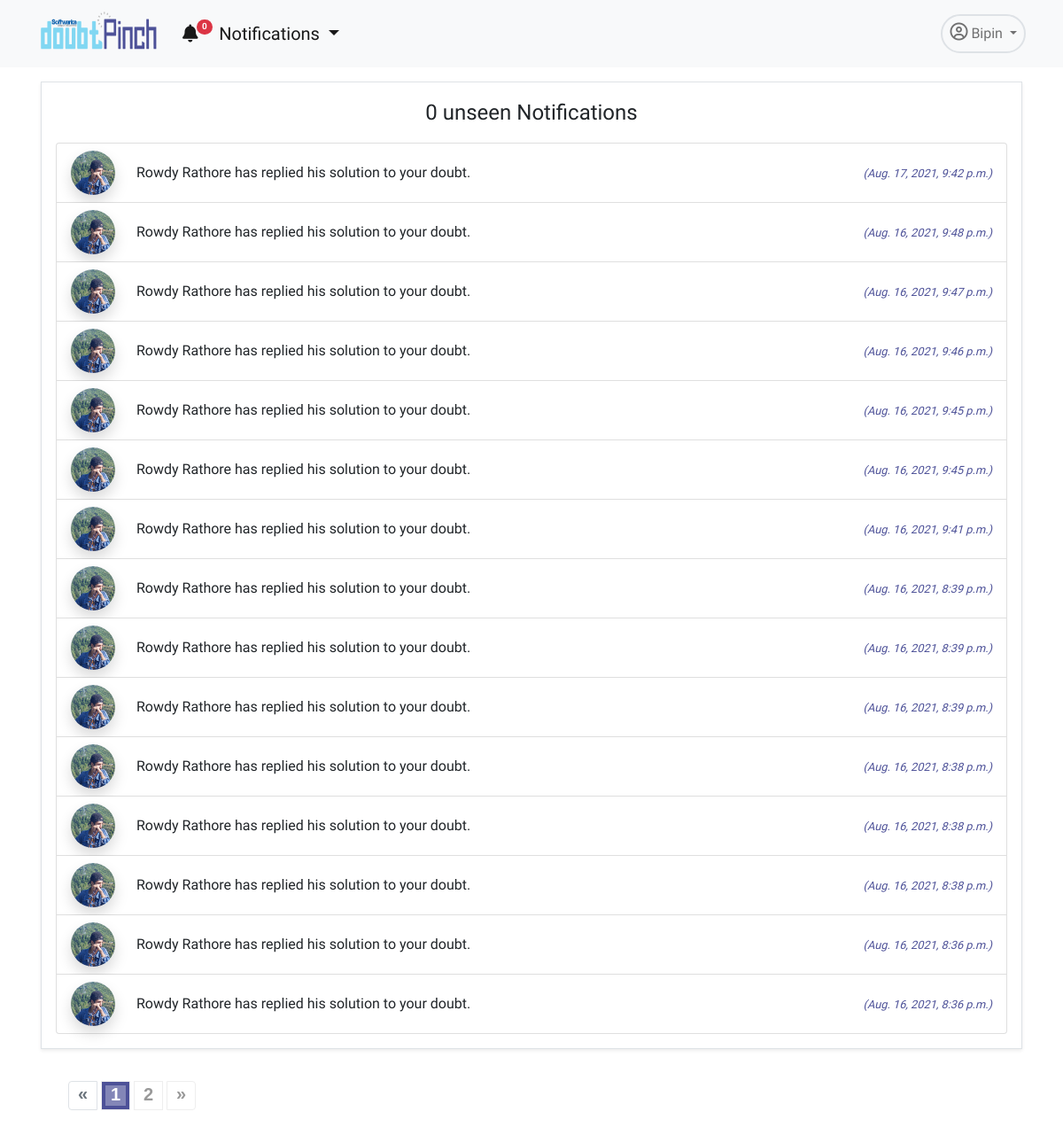
Page /app/notifications/ (signed in) on the earlier database version.
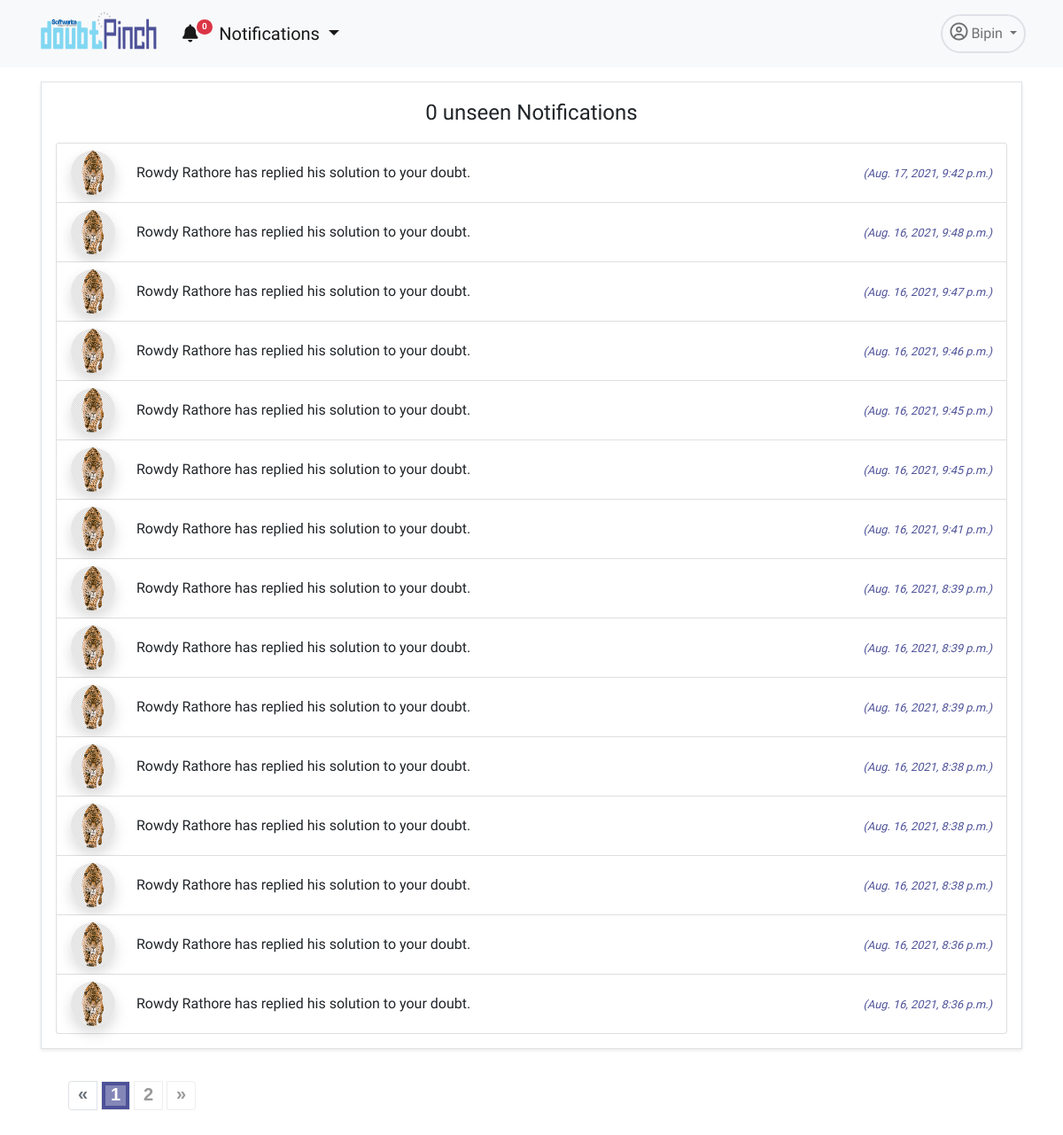
Same page on the later database version.
### accounts/models.py (models this page shows, shortened)
class User(AbstractUser):
    username = models.CharField(max_length=255, null=True, blank=True)
    email = models.EmailField(
        verbose_name='email address',
        max_length=255,
        unique=True,
    )
    profile_pic= models.ImageField(upload_to='admin_pics', null=True, blank=True)
    email_confirmed = models.BooleanField(default=False) #initially this field is false but will se chan
    is_active = models.BooleanField(default=False)
    is_staff = models.BooleanField(default=False) # a admin user; non super-user
    is_admin = models.BooleanField(default=False)
    is_seller = models.BooleanField(default=False)
    is_customer = models.BooleanField(default=False)
    description=models.TextField(null=True)
    USERNAME_FIELD = 'email'
    REQUIRED_FIELDS = [] #emaila nd password are required fields and first name and last name is inherited from the user creation model
    object = UserManager()
    @property
    def ProfilePicUrl(self):
        try:
            url=self.profile_pic.url
        except:
            url=''
        return url

### dpapp/models.py (models this page shows, shortened)
class Notification(models.Model):
    NOTIFICATION_TYPES = ((1,'Doubt'),(2,'Answer'), (3,'Comment'))
    doubt= models.ForeignKey(Doubt, on_delete=models.CASCADE, related_name="noti_doubt",
                             blank=True, null=True)
    answer= models.ForeignKey(Answer, on_delete=models.CASCADE, related_name="noti_answer",
                            blank=True, null=True)
    sender = models.ForeignKey(User, on_delete=models.CASCADE, related_name="noti_from_user")
    user = models.ForeignKey(User, on_delete=models.CASCADE, related_name="noti_to_user")
    notification_type = models.IntegerField(choices=NOTIFICATION_TYPES)
    text_preview = models.CharField(max_length=90, blank=True)
    date = models.DateTimeField(auto_now_add=True)
    is_seen = models.BooleanField(default=False)

### dpapp/views.py (the view)
# urls.py: path('notifications/',NotificationView.as_view(),name='notifications'),
@method_decorator(login_required, name='dispatch')
class NotificationView(TemplateView):
    template_name= 'dpapp/notifications.html'
    def get_context_data(self, **kwargs):
        context = super(NotificationView, self).get_context_data(**kwargs)
        user=self.request.user
        notifications = Notification.objects.filter(user=user).order_by('-id')
        noti_count = Notification.objects.filter(user=user, is_seen=False).count()
        paginator= Paginator(notifications, 15)
        page = self.request.GET.get('page')
        try:
            notifications = paginator.page(page)
        except PageNotAnInteger:
            notifications = paginator.page(1)
        except EmptyPage:
            notifications = paginator.page(paginator.num_pages)
        context.update({'notifications': notifications,'noti_count':noti_count,'page':page})
        return context

### dpapp/blognav.py (called while the page is built)
def navbar(request):
    if not request.user.is_anonymous:
        user=request.user
        notifications = Notification.objects.filter(user=user).order_by('-id')[:5]
        noti_count = Notification.objects.filter(user=user, is_seen=False).count()
        return {'nav_notifications': notifications,'noti_count':noti_count}
    return {'nav_notifications': '0','noti_count':0}

### templates/dpapp/notifications.html (shortened to what this page needs)
{% extends 'dpapp/base.html' %}
{% load static %}
{% block navbar%}
<link rel="stylesheet" href="{% static 'dpapp/css/paginate.css' %}">
<div class="container">
    <div class="row mt-3 ">
        <div class="col border shadow-sm p-3 mx-3 mb-3">
            <p class="fw-light fs-4 text-center position-relative "><span class="noti-count">{{noti_count}}</span> unseen Notifications  </p>
            <div class="mt-1">
                <ul class="list-group bg-light">
                    {% for i in notifications%}
                    <li class="list-group-item d-flex align-items-center ">
                        <div class="me-4">
                            <img alt="40x40" height="50" width="50" class="rounded-circle shadow" src="{{i.sender.ProfilePicUrl}}"
                                data-holder-rendered="true">
                        </div>
                        {% if i.doubt == null %}
                        {% if i.is_seen %}
                        <div class="me-2"><a class="text-decoration-none fw-light text-dark seen-click" data-nid={{i.id}} href="{% url 'dpapp:comment' i.answer.id %}">{{i.sender.first_name}} {{i.sender.last_name}} has commented on the answer you replied.</a> </div>
                        {%else%}
                        <div class="me-2 "><a class="text-decoration-none  seen-click " data-nid={{i.id}} href="{% url 'dpapp:comment' i.answer.id %}">{{i.sender.first_name}} {{i.sender.last_name}} has commented on the answer you replied.</a> </div>
                        {%endif%}
                        {% elif i.answer == null %}
                        {% if i.is_seen %}
                        <div class="me-2"><a class="text-decoration-none fw-light text-dark seen-click" data-nid={{i.id}} href="{% url 'dpapp:detail' i.doubt.id %}">{{i.sender.first_name}} {{i.sender.last_name}} has replied his solution to your doubt. </a> </div>
                        {%else%}
                        <div class="me-2 "><a class="text-decoration-none  seen-click " data-nid={{i.id}} href="{% url 'dpapp:detail' i.doubt.id %}">{{i.sender.first_name}} {{i.sender.last_name}} has replied his solution to your doubt. </a> </div>
                        {%endif%}
                        {% endif %}
                        <div class="ms-auto" >
                            <i class="fw-light text-pinch" style="font-size: 0.8em;">({{i.date}})</i>
                        </div>
                    </li>
                    {% empty %}
                    <h3 class="text-center">No notifications.</h3>
                    {% endfor %}
                </ul>
            </div>
        </div>
    </div>
    {% if notifications.paginator.num_pages > 1 %}
    <div class="demo">
        <nav class="pagination-outer" aria-label="Page navigation">
            <ul class="pagination">
                {% if notifications.has_previous %}
                {% if 'heading_contains' in request.get_full_path %}
                <li class="page-item">
                    <a class="page-link" href="{{ request.get_full_path }}&page={{ notifications.previous_page_number }}" tabindex="-1" aria-label="Previous">
                        <span aria-hidden="true">«</span>
                    </a>
                </li>
                {% else %}
                <li class="page-item">
                    <a  class="page-link" href="?page={{ notifications.previous_page_number }}" tabindex="-1" aria-label="Previous">
                        <span aria-hidden="true">«</span>
                    </a>
                </li>
                {% endif %}
                {% else%}
                <li class="page-item disabled">
                    <a href="#" class="page-link"  tabindex="-1" aria-label="Previous">
                        <span aria-hidden="true">«</span>
                    </a>
                </li>
                {% endif %}
                {% for i in notifications.paginator.page_range %}
                {% if i == notifications.number%}
                <li class="page-item active"><a class="page-link" href="#">{{i}}</a></li>
                {% else %}
                    {% if 'heading_contains' in request.get_full_path %}
                    <li class="page-item"><a class="page-link" href="{{ request.get_full_path }}&page={{ i }}">{{ i }}</a></li>
                    {% else %}
                    <li class="page-item "><a class="page-link"  href="?page={{ i }}">{{ i }}</a></li>
                    {% endif %}
                {% endif %}
                {% endfor %}
                {% if notifications.has_next %}
                {% if 'heading_contains' in request.get_full_path %}
                <li class="page-item">
                    <a class="page-link" aria-label="Next" href="{{ request.get_full_path }}&page={{ notifications.next_page_number }}">
                        <span aria-hidden="true">»</span>
                    </a>
                </li>
                {% else %}
                <li class="page-item">
                    <a class="page-link" aria-label="Next" href="?page={{ notifications.next_page_number }}">
                        <span aria-hidden="true">»</span>
                    </a>
                </li>
                {%endif%}
                {% else %}
                <li class="page-item disabled">
                    <a class="page-link" aria-label="Next" href="#">
                        <span aria-hidden="true">»</span>
                    </a>
                </li>
                {%endif%}
            </ul>
        </nav>
    </div>
    {%endif%}
</div>
{% endblock %}

### templates/dpapp/base.html (shortened to what this page needs)
<!DOCTYPE html>
{% load static %}
{% load humanize %}
<html lang="en">
    <head>
        <link href="https://cdn.jsdelivr.net/npm/bootstrap@5.0.1/dist/css/bootstrap.min.css" rel="stylesheet"
 />
        <link href="{% static 'dpapp/downhover/css/animate.min.css' %}" rel="stylesheet">
        <link href="{% static 'dpapp/downhover/css/bootstrap-dropdownhover.min.css' %}" rel="stylesheet">
    </head>
    <body>
        <nav class="navbar navbar-expand-lg navbar-light bg-light">
            <div class="container">
                <div data-tilt>
                    <a class="navbar-brand" href="{% url 'dpapp:home'%}">
                        <img src="{% static 'accounts/pics/logo.png' %}" alt="" width="140" height="60" />
                    </a>
                </div>
                <div class="collapse navbar-collapse" id="navbarNavDropdown">
                    <ul class="navbar-nav">
                        <li class="nav-item me-2">
                            <div class="dropdown ">
                                <a class="nav-link active fs-5 dropdown-toggle" id="dropdownMenuButton1" data-bs-toggle="dropdown" aria-expanded="false" aria-current="page" href="#"><i
                                    class="fas fa-bell"></i><span class="badge rounded-pill bg-danger noti-count" style="
                    font-size: 10px;
                    position: relative;
                    top: -12px;
                    left: -2px;
                  ">{{noti_count}}</span> Notifications
                            </a>
                              </div>
                        </li>
                    </ul>
                    <ul class="navbar-nav ms-auto">
                        <li class="nav-item dropdown">
                            <a class="
                  nav-link
                  dropdown-toggle
                  border
                  rounded-pill
                  border-2
                  p-2
                " href="#" id="navbarDropdownMenuLink" role="button" data-bs-toggle="dropdown" aria-expanded="false">
                                <i class="far fa-user-circle fs-5"></i> {{user.first_name}}
                            </a>
                        </li>
                    </ul>
                </div>
            </div>
        </nav>
        {% block navbar %} {% endblock %}
    </body>
</html>

### static/dpapp/css/paginate.css (style rules this page uses)
.pagination-outer { text-align: center; }
.pagination { font-family: 'Quicksand', sans-serif; padding: 20px 30px; border-radius: 0; display: inline-flex; position: relative; float: left; }
.pagination li a.page-link { color: #999; background-color: transparent; font-size: 20px; font-weight: 600; line-height: 29px; height: 33px; width: 33px; padding: 0; margin: 0 5px; border-radius: 0; border: 1px solid #eee; transition: all 0.5s ease 0s; }
.pagination li a.page-link:hover, .pagination li a.page-link:focus, .pagination li.active a.page-link:hover, .pagination li.active a.page-link { color: #fff; background: #4d5198; border: 1px solid #eee; outline: 11px solid rgba(255,255,255,0.3); outline-offset: -17px; }
.pagination li:first-child a.page-link, .pagination li:last-child a.page-link { line-height: 27px; }

### templates/dpapp/base.html (style rules this page uses)
body { font-family: 'Carme', sans-serif; }
.text-pinch { color: #4d5198; }
.row { overflow: auto; }

Differences in the rows shown:
changed through a linked row, Notification "Aug. 17, 2021, 9:42 p.m.": sender.ProfilePicUrl: a different picture
changed through a linked row, Notification "Aug. 16, 2021, 9:48 p.m.": sender.ProfilePicUrl: a different picture
changed through a linked row, Notification "Aug. 16, 2021, 9:47 p.m.": sender.ProfilePicUrl: a different picture
changed through a linked row, Notification "Aug. 16, 2021, 9:46 p.m.": sender.ProfilePicUrl: a different picture
changed through a linked row, Notification (number 5 of 15 on the later page): sender.ProfilePicUrl: a different picture
changed through a linked row, Notification (number 6 of 15 on the later page): sender.ProfilePicUrl: a different picture
changed through a linked row, Notification "Aug. 16, 2021, 9:41 p.m.": sender.ProfilePicUrl: a different picture
changed through a linked row, Notification (number 8 of 15 on the later page): sender.ProfilePicUrl: a different picture
changed through a linked row, Notification (number 9 of 15 on the later page): sender.ProfilePicUrl: a different picture
changed through a linked row, Notification (number 10 of 15 on the later page): sender.ProfilePicUrl: a different picture
changed through a linked row, Notification (number 11 of 15 on the later page): sender.ProfilePicUrl: a different picture
changed through a linked row, Notification (number 12 of 15 on the later page): sender.ProfilePicUrl: a different picture
changed through a linked row, Notification (number 13 of 15 on the later page): sender.ProfilePicUrl: a different picture
changed through a linked row, Notification (number 14 of 15 on the later page): sender.ProfilePicUrl: a different picture
changed through a linked row, Notification (number 15 of 15 on the later page): sender.ProfilePicUrl: a different picture
